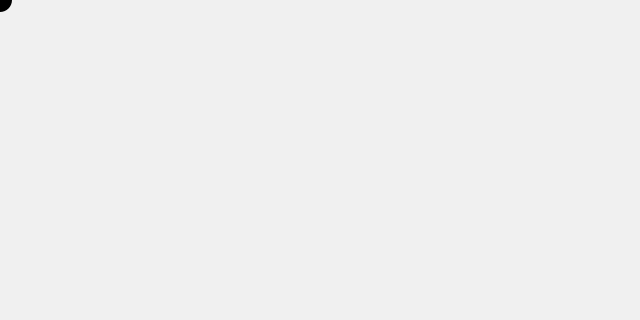
Frame 1 (no input)
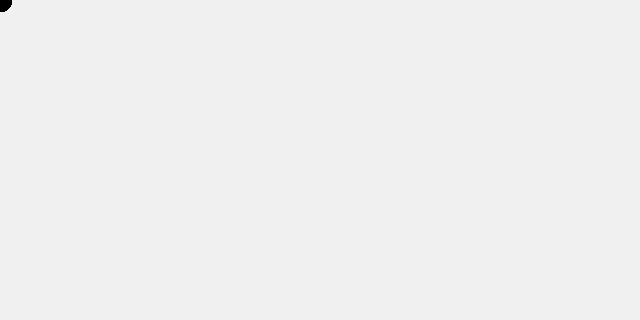
Frame 60 (the mouse pressed at the canvas centre just before this capture)
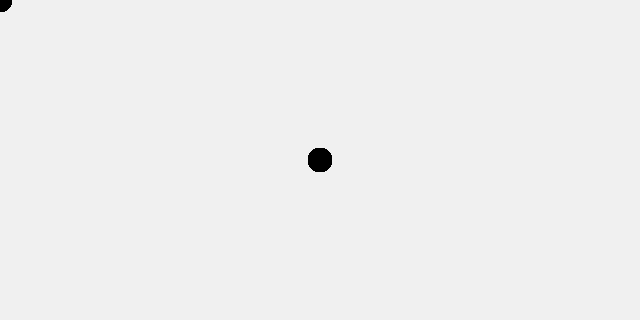
Frame 120 (the mouse held since frame 60 and released just before this capture)

The Processing sketch that drew these frames (run headless with seeded random() and noise(); from frame 60 on, the mouse is pressed at the canvas centre):

// Processing sketch: paintbrush_plain
// ── paintbrush_plain.pde
// Paintbrush: plain
// The Coding Train / Daniel Shiffman
// Processing Intro Series

void setup() {
  size(640, 320);
  background(240);
}

void draw() {
  noStroke();
  fill(0);
  circle(mouseX, mouseY, 24);
}
